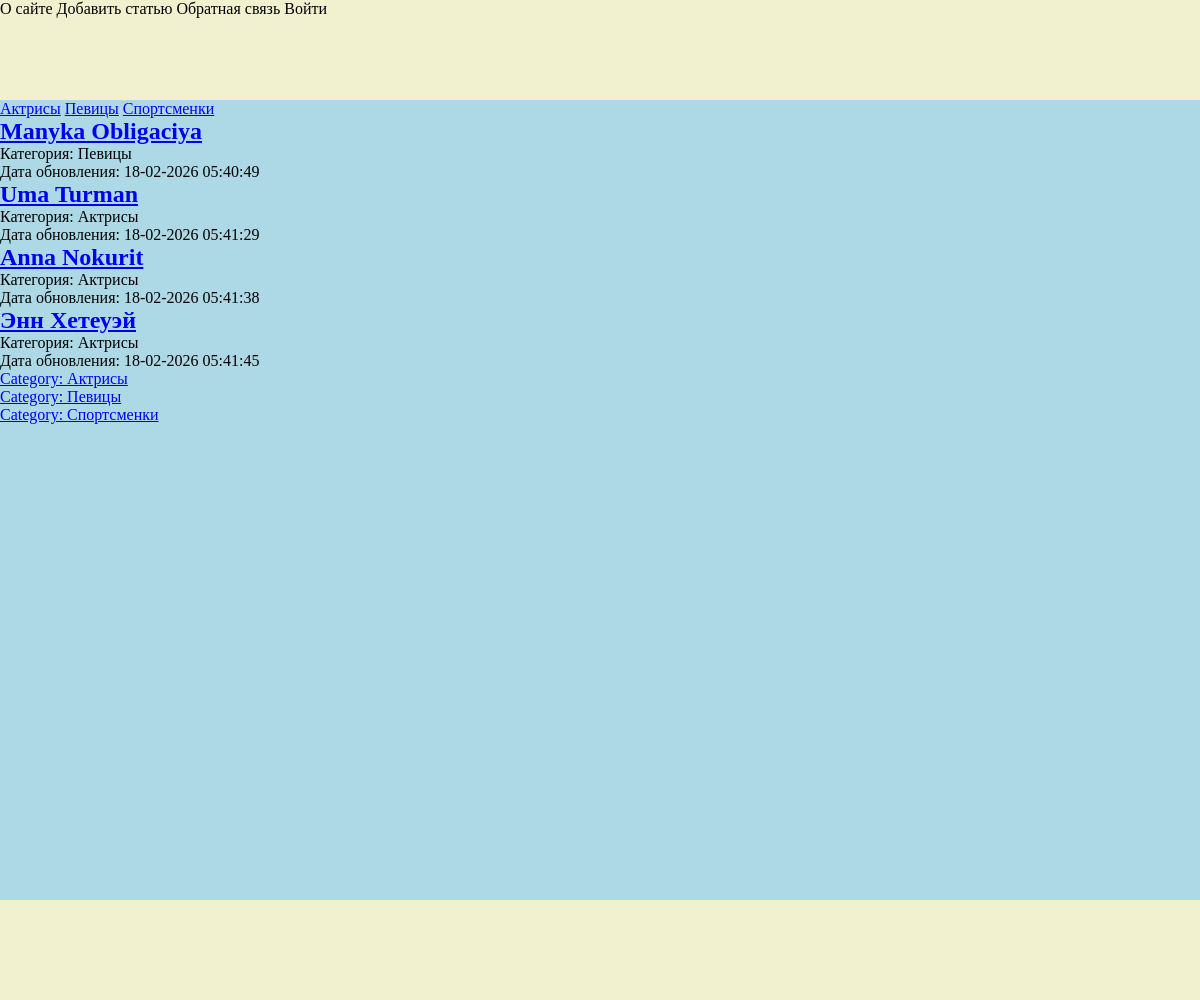
Before: / with the older database file.
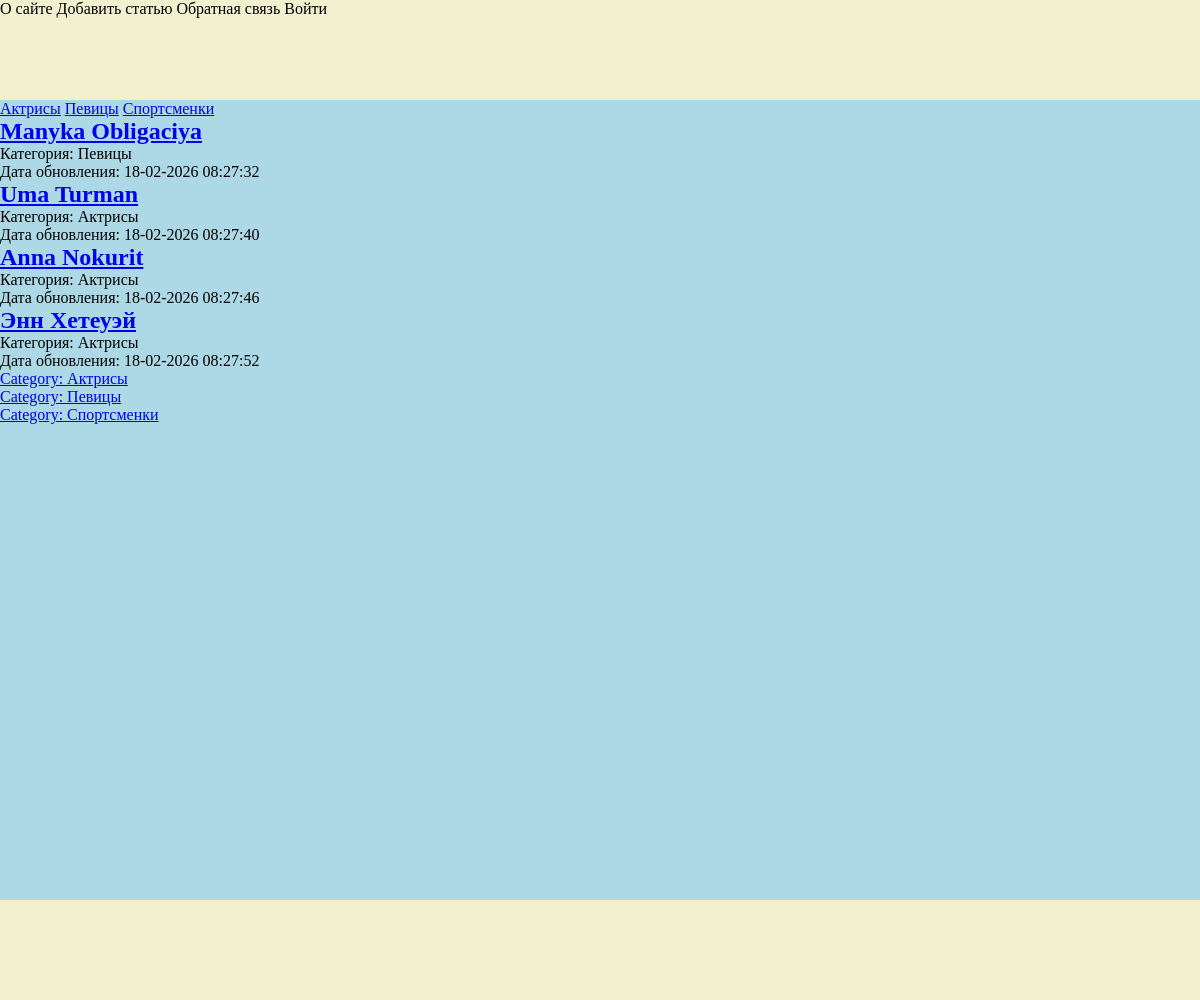
After: the same page with the newer database file.
### women/models.py (models this page shows, shortened)
class Women(models.Model):
    class Status(
        models.IntegerChoices
    ):  # https://docs.djangoproject.com/en/6.0/ref/models/fields/#:~:text=choices
        DRAFT = 0, "Черновик"
        PUBLISHED = 1, "Опубликовано"
    title = models.CharField(max_length=255, verbose_name="Заголовок")
    slug = models.SlugField(
        max_length=255, unique=True, db_index=True, verbose_name="URL"
    )  # https://docs.djangoproject.com/en/6.0/ref/models/fields/#slugfield
    content = models.TextField(verbose_name="Текст статьи")
    time_create = models.DateTimeField(auto_now_add=True, verbose_name="Дата создания")
    time_update = models.DateTimeField(
        auto_now=True, verbose_name="Дата последнего редактирования"
    )
    is_published = models.BooleanField(
        choices=Status.choices, default=Status.PUBLISHED, verbose_name="Опубликована"
    )
    cat = models.ForeignKey(
        Category,
        on_delete=models.PROTECT,
        verbose_name="Категория",
        related_name="posts",
        blank=True,
        null=True,
    )
    tags = models.ManyToManyField(
        TagPost, blank=True, related_name="tags"
    )  # https://docs.djangoproject.com/en/6.0/ref/models/fields/#manytomanyfield
    objects = models.Manager()  # чтобы objects тоже работал
    published = PublishedManager()
    class Meta:
        verbose_name = "Статья о женщине"
        verbose_name_plural = "Статьи о женщинах"
        ordering = [
            "-time_create"
        ]  # сортируем статьи по убыванию даты создания https://docs.djangoproject.com/en/6.0/ref/models/options/#django.db.models.Options.ordering
        indexes = [
            models.Index(
                fields=[
                    "-time_create",
                ]
            ),
        ]
    def get_absolute_url(
        self,
    ):  # https://docs.djangoproject.com/en/6.0/ref/models/instances/#:~:text=get_absolute_url%28%29
        return reverse("women:show_post", kwargs={"post_slug": self.slug})

class Category(models.Model):
    name = models.CharField(
        max_length=100, db_index=True, verbose_name="Название категории"
    )
    slug = models.SlugField(
        max_length=100, db_index=True, unique=True, verbose_name="Slug"
    )

### women/views.py (the view)
# urls.py: path("", views.index, name="index"),
def index(request):
    cat=Category.objects.all()
    posts=Women.objects.all()
    context={
        'title':'Главная страница',
        'menu':menu,
        'posts':posts,
        'cat':cat,
    }
    return render(request, "women/index.html", context)

### women/templates/women/index.html (shortened to what this page needs)
{% extends "base.html" %}
{%load static%}
{%block header%}
    <div class="menu">
        {%for m in menu%}
            {{m}}
        {%endfor%}
    </div>
{%endblock%}
{% block sidebar %}
    {% include 'women/includes/nav.html' %}
    {%for i in posts%}
        <h2><a href="{{i.get_absolute_url}}">{{i.title}}</a></h2>
        <p>Категория: {{i.cat.name}}</p>
        <p>Дата обновления: {{i.time_update|date:"d-m-Y H:i:s"}}</p>
    {%endfor%}
{%for c in cat%}
    <p><a href={% url 'women:show_category' cat_slug=c.slug%}>Category: {{c.name}}</a></p>
{%endfor%}
{% endblock %}

### templates/base.html (shortened to what this page needs)
{% load static %}
<!DOCTYPE html>
<html lang="en">
<head>
    <link type="text/css"rel="stylesheet" href="{% static 'women/css/style.css' %}">
</head>
<body>
    <div class="header">
        {% block header %}
        {% endblock %}
    </div>
    <div class="sidebar">
        {% block sidebar %}
        {% endblock %}
    </div>
    <div class="footer">
    </div>
</body>
</html>

### women/templates/women/includes/nav.html
<nav>
    <a href="#">Актрисы</a>
    <a href="#">Певицы</a>
    <a href="#">Спортсменки</a>
</nav>

### women/static/women/css/style.css (style rules this page uses)
* { margin: 0; padding: 0; }
.header { width: 100%; height: 100px; background-color: rgb(241, 241, 208); }
.sidebar { width: 100%; height: 800px; background-color: lightblue; }
.footer { width: 100%; height: 100px; background-color: rgb(241, 241, 208); }

Changed rows visible on the page:
changed Women "Manyka Obligaciya": time_update "18-02-2026 05:40:49" → "18-02-2026 08:27:32"
changed Women "Uma Turman": time_update "18-02-2026 05:41:29" → "18-02-2026 08:27:40"
changed Women "Anna Nokurit": time_update "18-02-2026 05:41:38" → "18-02-2026 08:27:46"
changed Women "Энн Хетеуэй": time_update "18-02-2026 05:41:45" → "18-02-2026 08:27:52"
